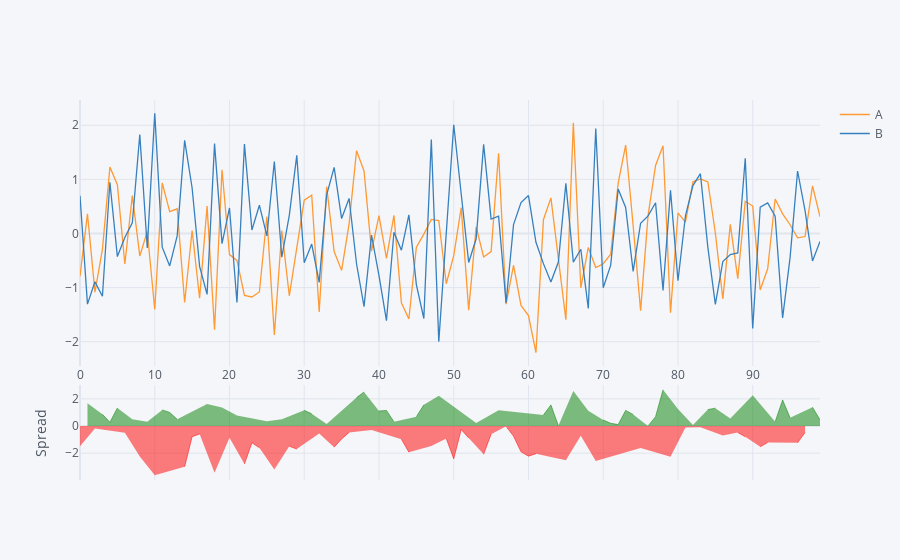

Notebook cell for this chart:
### Markdown cell above
# Spread

### Code cell
df[['A','B']].iplot(kind='spread')

### Figure 1 — Plotly figure (JSON) as saved in the notebook; plotly's stock layout.template omitted (floating-point values rounded to 4 significant figures)
{"data": [{"line": {"color": "rgba(255, 153, 51, 1.0)", "dash": "solid", "shape": "linear", "width": 1.3}, "mode": "lines", "name": "A", "text": "", "type": "scatter", "x": [0, 1, 2, 3, 4, 5, 6, 7, 8, 9, 10, 11, 12, 13, 14, 15, 16, 17, 18, 19, 20, 21, 22, 23, 24, 25, 26, 27, 28, 29, 30, 31, 32, 33, 34, 35, 36, 37, 38, 39, 40, 41, 42, 43, 44, 45, 46, 47, 48, 49, 50, 51, 52, 53, 54, 55, 56, 57, 58, 59, 60, 61, 62, 63, 64, 65, 66, 67, 68, 69, 70, 71, 72, 73, 74, 75, 76, 77, 78, 79, 80, 81, 82, 83, 84, 85, 86, 87, 88, 89, 90, 91, 92, 93, 94, 95, 96, 97, 98, 99], "y": [-0.7896, 0.3642, -1.083, -0.2931, 1.227, 0.903, -0.5635, 0.702, -0.415, 0.03687, -1.404, 0.9357, 0.4024, 0.4565, -1.276, 0.05496, -1.197, 0.5053, -1.779, 1.179, -0.3898, -0.4982, -1.146, -1.173, -1.081, 0.3129, -1.874, 0.05452, -1.151, -0.2533, 0.6146, 0.7063, -1.449, 0.8651, -0.3322, -0.6817, 0.178, 1.53, 1.156, -0.3261, 0.3311, -0.4581, 0.3369, -1.28, -1.581, -0.2519, -0.01215, 0.2611, 0.2398, -0.9281, -0.4101, 0.4783, -1.415, 0.1222, -0.433, -0.3343, 1.482, -1.306, -0.5877, -1.33, -1.518, -2.203, 0.2555, 0.6584, -0.5042, -1.592, 2.047, -1.004, -0.2576, -0.6294, -0.5584, -0.3815, 0.9293, 1.634, 0.1469, -1.425, 0.3356, 1.257, 1.622, -1.463, 0.38, 0.2112, 0.9555, 1.009, 0.9527, 0.008576, -1.211, 0.1687, -0.8334, 0.5952, 0.5068, -1.043, -0.6513, 0.6368, 0.3636, 0.1618, -0.07993, -0.05596, 0.8798, 0.311]}, {"line": {"color": "rgba(55, 128, 191, 1.0)", "dash": "solid", "shape": "linear", "width": 1.3}, "mode": "lines", "name": "B", "text": "", "type": "scatter", "x": [0, 1, 2, 3, 4, 5, 6, 7, 8, 9, 10, 11, 12, 13, 14, 15, 16, 17, 18, 19, 20, 21, 22, 23, 24, 25, 26, 27, 28, 29, 30, 31, 32, 33, 34, 35, 36, 37, 38, 39, 40, 41, 42, 43, 44, 45, 46, 47, 48, 49, 50, 51, 52, 53, 54, 55, 56, 57, 58, 59, 60, 61, 62, 63, 64, 65, 66, 67, 68, 69, 70, 71, 72, 73, 74, 75, 76, 77, 78, 79, 80, 81, 82, 83, 84, 85, 86, 87, 88, 89, 90, 91, 92, 93, 94, 95, 96, 97, 98, 99], "y": [0.697, -1.305, -0.8933, -1.161, 0.9474, -0.4269, -0.07232, 0.1989, 1.83, -0.2696, 2.221, -0.2525, -0.599, -0.04422, 1.722, 0.8405, -0.6071, -1.125, 1.661, -0.1879, 0.4721, -1.274, 1.651, 0.06422, 0.5226, -0.0456, 1.33, -0.4378, 0.3356, 1.443, -0.5417, -0.1943, -0.9027, 0.7126, 1.222, 0.2758, 0.6485, -0.5641, -1.352, -0.02997, -0.7766, -1.61, 0.02187, -0.3086, 0.3445, -0.9433, -1.571, 1.736, -1.998, -0.008025, 2.009, 0.7305, -0.535, -0.09744, 1.647, 0.2666, 0.3191, -1.282, 0.1643, 0.5709, 0.7013, -0.1623, -0.5571, -0.898, -0.5266, 0.9272, -0.5283, -0.2913, -1.383, 1.939, -1.003, -0.5842, 0.8234, 0.4822, -0.7008, 0.1892, 0.3248, 0.5674, -1.05, 0.7975, -0.8729, 0.3274, 0.8857, 1.105, -0.2598, -1.31, -0.5176, -0.3884, -0.359, 1.389, -1.757, 0.4866, 0.5642, 0.3199, -1.559, -0.4414, 1.155, 0.4208, -0.5064, -0.148]}, {"connectgaps": false, "fill": "tozeroy", "line": {"color": "green", "dash": "solid", "shape": "linear", "width": 0.5}, "mode": "lines", "name": "Spread", "showlegend": false, "type": "scatter", "x": [0, 1, 2, 3, 4, 5, 6, 7, 8, 9, 10, 11, 12, 13, 14, 15, 16, 17, 18, 19, 20, 21, 22, 23, 24, 25, 26, 27, 28, 29, 30, 31, 32, 33, 34, 35, 36, 37, 38, 39, 40, 41, 42, 43, 44, 45, 46, 47, 48, 49, 50, 51, 52, 53, 54, 55, 56, 57, 58, 59, 60, 61, 62, 63, 64, 65, 66, 67, 68, 69, 70, 71, 72, 73, 74, 75, 76, 77, 78, 79, 80, 81, 82, 83, 84, 85, 86, 87, 88, 89, 90, 91, 92, 93, 94, 95, 96, 97, 98, 99], "xaxis": "x2", "y": ["", 1.669, "", 0.8674, 0.2798, 1.33, "", 0.5031, "", 0.3065, "", 1.188, 1.001, 0.5008, "", "", "", 1.63, "", 1.366, "", 0.776, "", "", "", 0.3585, "", 0.4923, "", "", 1.156, 0.9006, "", 0.1525, "", "", "", 2.094, 2.508, "", 1.108, 1.152, 0.315, "", "", 0.6914, 1.559, "", 2.238, "", "", "", "", 0.2196, "", "", 1.163, "", "", "", "", "", 0.8126, 1.556, 0.02245, "", 2.575, "", 1.126, "", 0.445, 0.2027, 0.1059, 1.152, 0.8477, "", 0.01077, 0.6893, 2.672, "", 1.253, "", 0.0698, "", 1.213, 1.318, "", 0.5571, "", "", 2.264, "", "", 0.3169, 1.923, 0.6032, "", "", 1.386, 0.4591], "yaxis": "y2"}, {"connectgaps": false, "fill": "tozeroy", "line": {"color": "red", "dash": "solid", "shape": "linear", "width": 0.5}, "mode": "lines", "name": "Spread", "showlegend": false, "type": "scatter", "x": [0, 1, 2, 3, 4, 5, 6, 7, 8, 9, 10, 11, 12, 13, 14, 15, 16, 17, 18, 19, 20, 21, 22, 23, 24, 25, 26, 27, 28, 29, 30, 31, 32, 33, 34, 35, 36, 37, 38, 39, 40, 41, 42, 43, 44, 45, 46, 47, 48, 49, 50, 51, 52, 53, 54, 55, 56, 57, 58, 59, 60, 61, 62, 63, 64, 65, 66, 67, 68, 69, 70, 71, 72, 73, 74, 75, 76, 77, 78, 79, 80, 81, 82, 83, 84, 85, 86, 87, 88, 89, 90, 91, 92, 93, 94, 95, 96, 97, 98, 99], "xaxis": "x2", "y": [-1.487, "", -0.1898, "", "", "", -0.4912, "", -2.245, "", -3.625, "", "", "", -2.999, -0.7856, -0.5903, "", -3.44, "", -0.8618, "", -2.797, -1.237, -1.604, "", -3.203, "", -1.487, -1.696, "", "", -0.5459, "", -1.554, -0.9575, -0.4705, "", "", -0.2961, "", "", "", -0.9717, -1.925, "", "", -1.474, "", -0.9201, -2.419, -0.2522, -0.8802, "", -2.08, -0.6008, "", -0.02446, -0.7521, -1.901, -2.219, -2.041, "", "", "", -2.52, "", -0.7129, "", -2.568, "", "", "", "", "", -1.614, "", "", "", -2.261, "", -0.1162, "", -0.09561, "", "", -0.6932, "", -0.4745, -0.794, "", -1.529, -1.215, "", "", "", -1.235, -0.4768, "", ""], "yaxis": "y2"}], "layout": {"hovermode": "x", "legend": {"bgcolor": "#F5F6F9", "font": {"color": "#4D5663"}}, "paper_bgcolor": "#F5F6F9", "plot_bgcolor": "#F5F6F9", "title": {"font": {"color": "#4D5663"}}, "xaxis": {"gridcolor": "#E1E5ED", "showgrid": true, "tickfont": {"color": "#4D5663"}, "title": {"font": {"color": "#4D5663"}, "text": ""}, "zerolinecolor": "#E1E5ED"}, "xaxis2": {"anchor": "y2", "gridcolor": "#E1E5ED", "showgrid": true, "showticklabels": false, "tickfont": {"color": "#4D5663"}, "title": {"font": {"color": "#4D5663"}, "text": ""}, "zerolinecolor": "#E1E5ED"}, "yaxis": {"domain": [0.3, 1], "gridcolor": "#E1E5ED", "showgrid": true, "tickfont": {"color": "#4D5663"}, "title": {"font": {"color": "#4D5663"}, "text": ""}, "zerolinecolor": "#E1E5ED"}, "yaxis2": {"domain": [0, 0.25], "gridcolor": "#E1E5ED", "showgrid": true, "tickfont": {"color": "#4D5663"}, "title": {"font": {"color": "#4D5663"}, "text": "Spread"}, "zerolinecolor": "#E1E5ED"}}}
